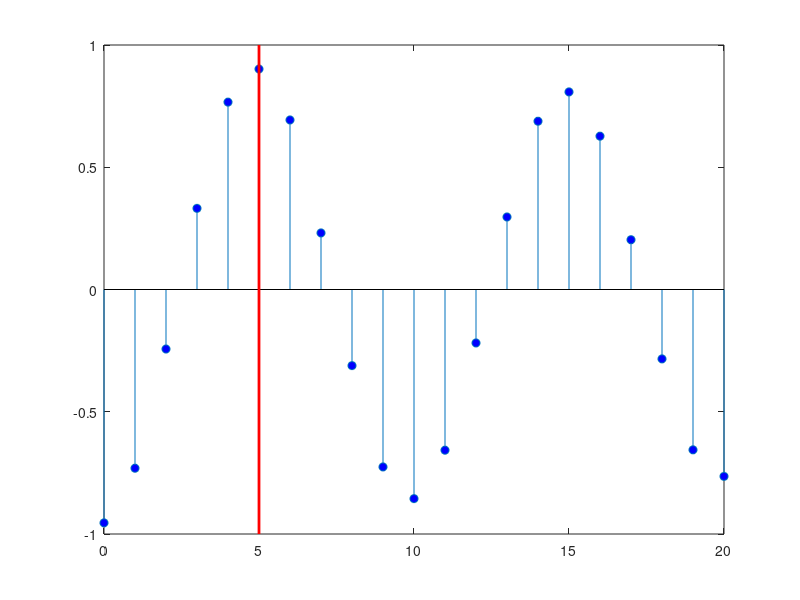

This chart was generated by the following MATLAB code:
t = 0:99;
rng default;
x = cos(2*pi*1/10*t);
y = cos(2*pi*1/10*t-pi)+0.25*randn(size(t));

[xc,lags] = xcorr(y,x,20,'coeff');
stem(lags(21:end),xc(21:end),'markerfacecolor',[0 0 1]);
set(gca,'xtick',0:5:20);
hold on;
plot([5 5],[-1 1],'r','linewidth',2);